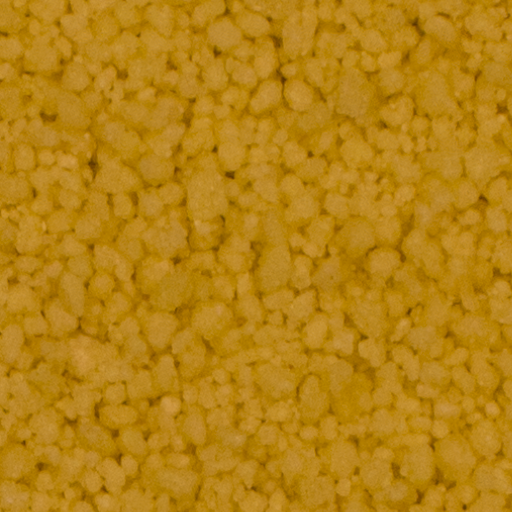
#> input picture testLBP/u3xLI.png, 512 x 512 px
$ jupyter execute lbp.ipynb
#> lines starting #> are read from the running program, lines starting #| are printed output that depends on the picture
TUTORIAL CONFRONTO IMMAGINI LBP: https://stackoverflow.com/questions/51239715/compare-the-lbp-in-python

[cell 1]
import numpy as np
from skimage import io, color
from skimage.feature import local_binary_pattern
import matplotlib.pyplot as plt

def lbp_histogram(color_image):
    img = color.rgb2gray(color_image)
    patterns = local_binary_pattern(img, 8, 1)
    print(patterns)
    plt.imshow(patterns, cmap ="gray")
    plt.show()
    hist, _ = np.histogram(patterns, bins=np.arange(2**8 + 1), density=True)
    return hist

couscous = io.imread('./u3xLI.png')
#> couscous is the input picture: shape (512, 512, 3); mean R, G, B 180.6, 129.8, 20.6
knitwear = io.imread('./Zj14J.png')
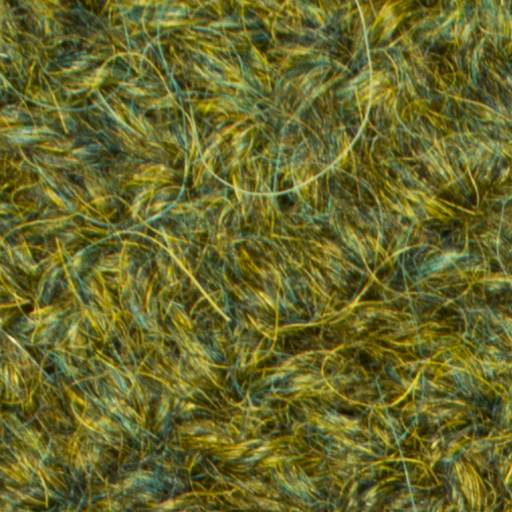
#> input picture testLBP/Zj14J.png, 512 x 512 px
#> knitwear is the input picture: shape (512, 512, 3); mean R, G, B 103.9, 103.8, 41.1
unknown = io.imread('./JwP3j.png')
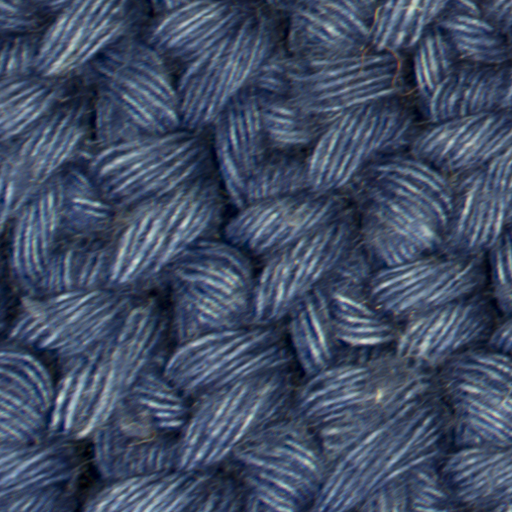
#> input picture testLBP/JwP3j.png, 512 x 512 px
#> unknown is the input picture: shape (512, 512, 3); mean R, G, B 63.8, 76.6, 101.3

couscous_feats = lbp_histogram(couscous)
#> in lbp_histogram, `img = color.rgb2gray(color_image)`:
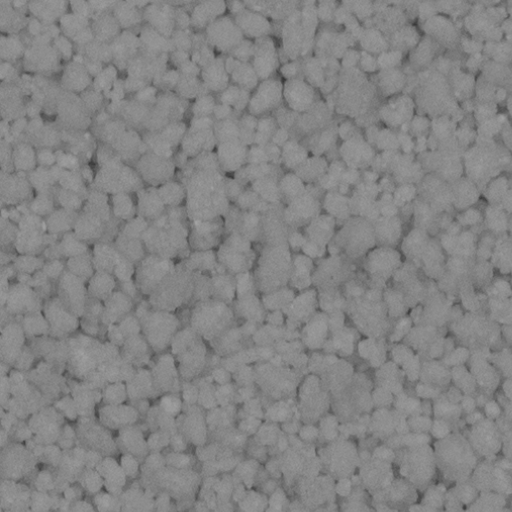
#> img: shape (512, 512) float64; min 0.222, max 0.642, mean 0.52
#> in lbp_histogram, `patterns = local_binary_pattern(img, 8, 1)`:
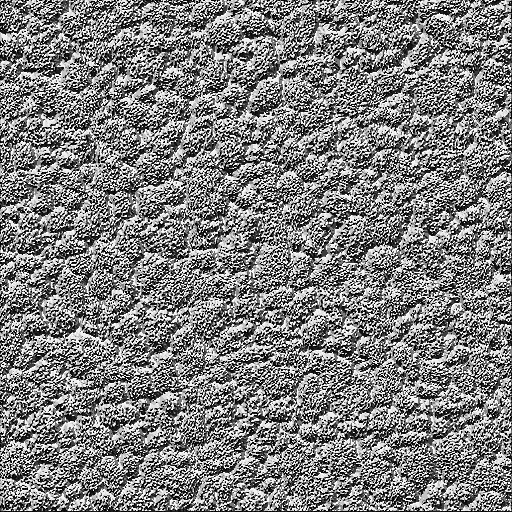
#> patterns: shape (512, 512) float64; min 0, max 255, mean 127.2
#> (printed output is left out)
#> in lbp_histogram, `hist, _ = np.histogram(patterns, bins=np.arange(2**8 + 1), density=True)`: hist = 256 values, max 0.0622 at index 255, min 0 at index 85, mean 0.00391
#> couscous_feats has the same summary as hist in lbp_histogram
knitwear_feats = lbp_histogram(knitwear)
#> in lbp_histogram (call 2), `img = color.rgb2gray(color_image)`:
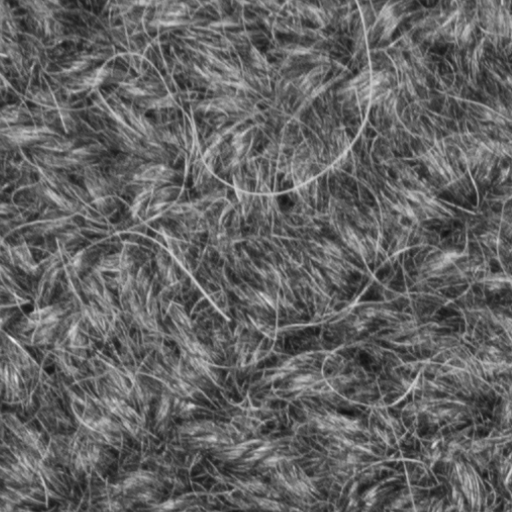
#> img: shape (512, 512) float64; min 0.0672, max 0.943, mean 0.389
#> in lbp_histogram (call 2), `patterns = local_binary_pattern(img, 8, 1)`:
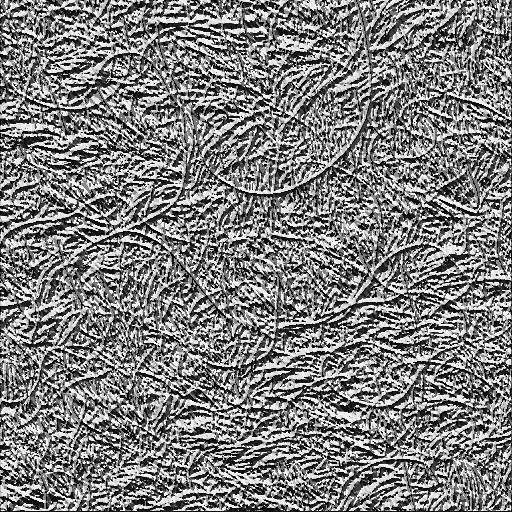
#> patterns: shape (512, 512) float64; min 0, max 255, mean 125.9
#> (printed output is left out)
#> in lbp_histogram (call 2), `hist, _ = np.histogram(patterns, bins=np.arange(2**8 + 1), density=True)`: hist = 256 values, max 0.0472 at index 120, min 0 at index 43, mean 0.00391
#> knitwear_feats has the same summary as hist in lbp_histogram
unknown_feats = lbp_histogram(unknown)
#> in lbp_histogram (call 3), `img = color.rgb2gray(color_image)`:
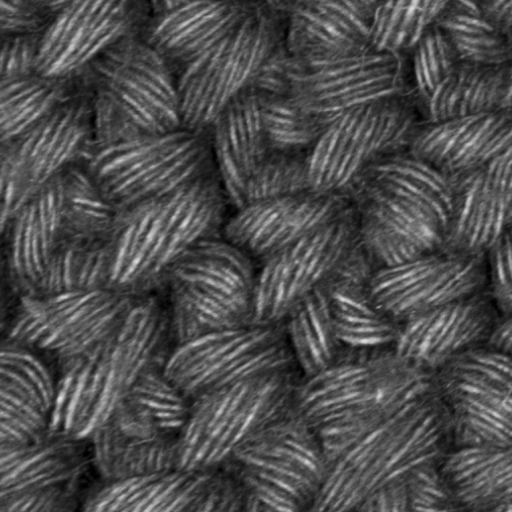
#> img: shape (512, 512) float64; min 0.00113, max 0.891, mean 0.297
#> in lbp_histogram (call 3), `patterns = local_binary_pattern(img, 8, 1)`:
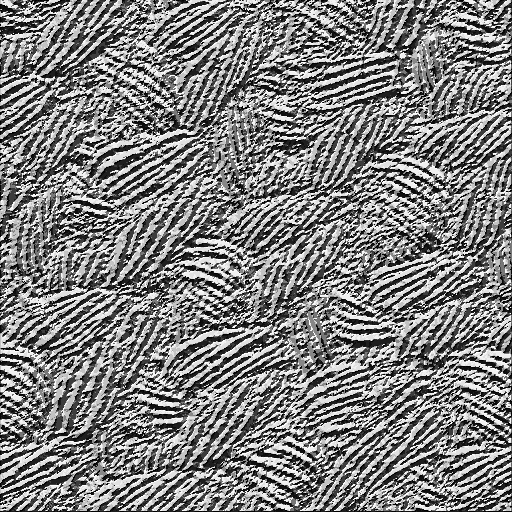
#> patterns: shape (512, 512) float64; min 0, max 255, mean 127.6
#> (printed output is left out)
#> in lbp_histogram (call 3), `hist, _ = np.histogram(patterns, bins=np.arange(2**8 + 1), density=True)`: hist = 256 values, max 0.0665 at index 30, min 0 at index 53, mean 0.00391
#> unknown_feats has the same summary as hist in lbp_histogram

[cell 2]
from scipy.spatial.distance import euclidean

[cell 3]
euclidean(unknown_feats, couscous_feats)
#> Out = 0.102

[cell 4]
euclidean(unknown_feats, knitwear_feats)
#> Out = 0.0887

[cell 5]
import matplotlib.pyplot as plt

hmax = max([couscous_feats.max(), knitwear_feats.max(), unknown_feats.max()])
#> hmax = 0.0665
fig, ax = plt.subplots(2, 3)

ax[0, 0].imshow(couscous)
ax[0, 0].axis('off')
ax[0, 0].set_title('Cous cous')
ax[1, 0].plot(couscous_feats)
ax[1, 0].set_ylim([0, hmax])

ax[0, 1].imshow(knitwear)
ax[0, 1].axis('off')
ax[0, 1].set_title('Knitwear')
ax[1, 1].plot(knitwear_feats)
ax[1, 1].set_ylim([0, hmax])
ax[1, 1].axes.yaxis.set_ticklabels([])

ax[0, 2].imshow(unknown)
ax[0, 2].axis('off')
ax[0, 2].set_title('Unknown (knitwear)')
ax[1, 2].plot(unknown_feats)
ax[1, 1].set_ylim([0, hmax])
ax[1, 2].axes.yaxis.set_ticklabels([])

plt.show(fig)
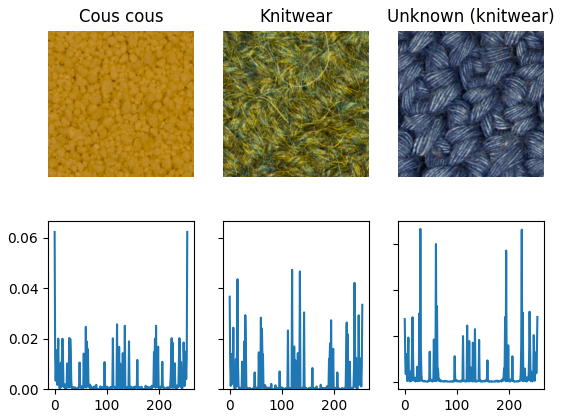
#> figure drawn by matplotlib, 6 panels; panel 4: curve peaks at x = 255, y = 0.0622
